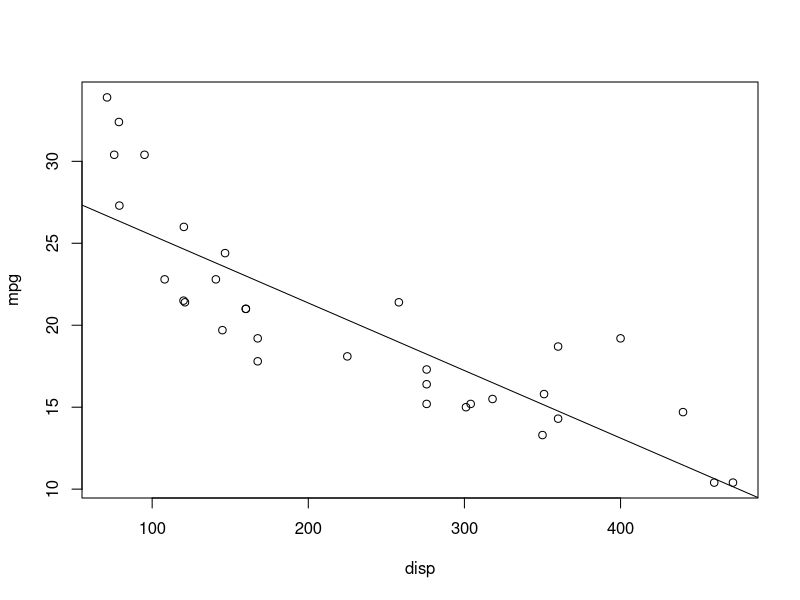

Write R code to recreate this figure.
colnames(mtcars)
dim(mtcars)

#modelo de regressao linear simples
cor(mtcars[1:4])# correlação entre variáveis

#modelo de regressao linear simples, mpg = y e disp = x
modelo = lm(mpg ~ disp, data=mtcars)
modelo

#coeficiente de determinação, R^2
summary(modelo)$r.squared

# R^2 ajustado
summary(modelo)$adj.r.squared

plot(mpg ~ disp, data=mtcars)# plotar grafico para ver a correlação entre essas variaveis
abline(modelo)#linha de melhor ajustes

#prevendo
predict(modelo, data.frame(disp=200))

#modelo de regressao linear multipla

modelo1 = lm(mpg ~ disp + hp + cyl, data=mtcars)
summary(modelo1)$r.squared
summary(modelo1)$adj.r.squared
predict(modelo1, data.frame(disp=200, hp=100, cyl=4))
